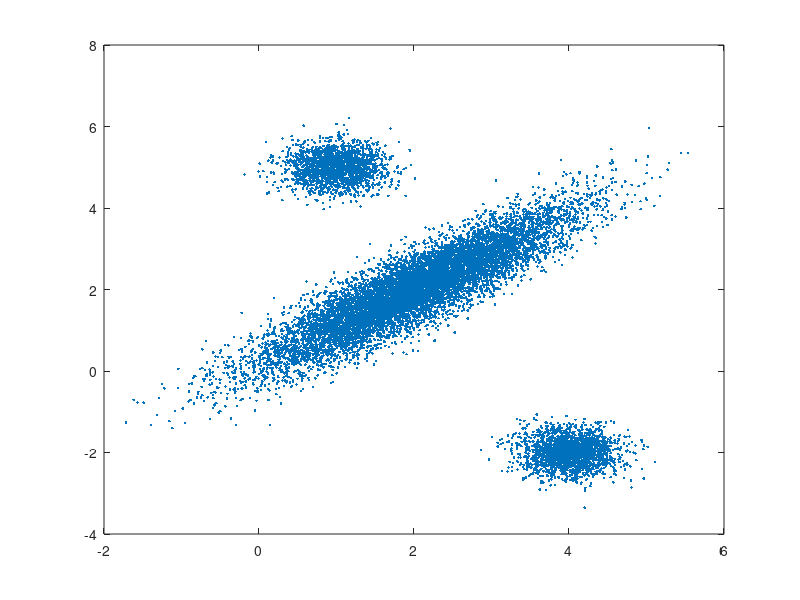

Write the MATLAB code that produced this figure.
%% sim 1
    mu01 = [2 2];
    std01 = [1 0.9
           0.9 1];
    sub_data01 = mvnrnd(mu01, std01, 10000);

    mu02 = [1 5];
    std02 = [0.1 0
             0 0.1];
    sub_data02 = mvnrnd(mu02, std02, 2000);

    mu03 = [4 -2];
    std03 = [0.1 0
             0 0.1];
    sub_data03 = mvnrnd(mu03, std03, 2000);

    data01 = [sub_data01; sub_data02; sub_data03];


    plot(data01(:,1), data01(:,2), '.')
    
    trim20_mean = trimmean(data01,20)
    average = mean(data01)
    median_trim_mean = trimmean(data01,99)
    meadian = median(data01)